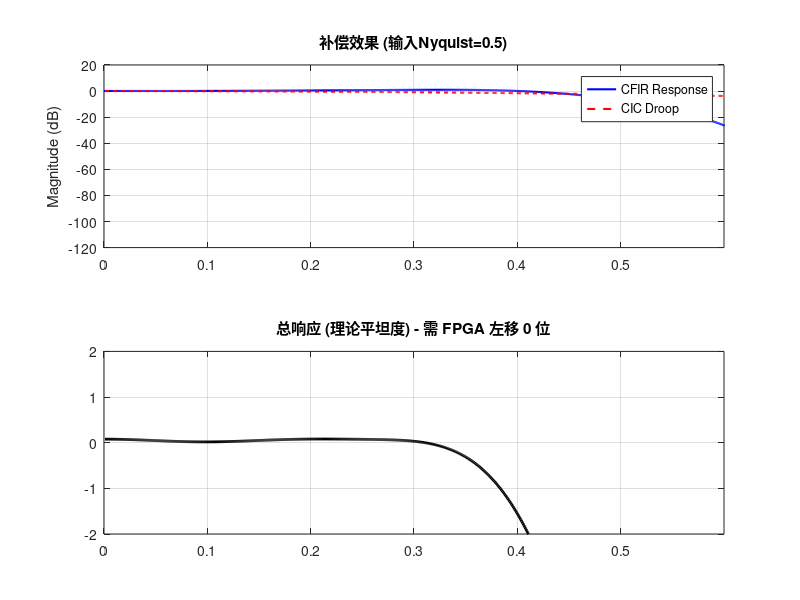

Here is the MATLAB script that generated this plot: (Note: this script raises an error after producing the figure.)
clc; clear; close all;

%% ==========================================================
%% 1. 系统参数设置
%% ==========================================================
R_total = 8;        % 总插值因子
R_cfir  = 2;        % CFIR 承担 2倍
R_cic   = R_total / R_cfir; % CIC 承担剩余 4倍 (CIC在CFIR后面)

M = 1;              % 微分延迟
N = 3;              % CIC 级数
L_taps = 21;        % CFIR 阶数 (建议奇数)
Bit_Width = 16;     % 量化位宽

% 采样率 (仅作标尺)
Fs_in = 1e6;             
Fs_cfir_out = Fs_in * R_cfir; 

%% ==========================================================
%% 2. 计算 CIC 衰减曲线 (直观物理版)
%% ==========================================================
num_points = 2048;
f = linspace(0, 1, num_points); % 1.0 对应 CFIR 输出的 Nyquist

% --- [核心修改: 拒绝绕弯，物理直译] ---
% 目标：我们需要计算物理频率占 CIC 采样率的比例 (F_phy / Fs_cic)
% 步骤 1: 将 MATLAB 的归一化 f (以 Nyquist 为 1) 还原为 (以采样率为 1)
%         原因：Nyquist 是采样率的一半，所以要 * 0.5
ratio_to_cfir_fs = f * 0.5;

% 步骤 2: 映射到 CIC 的速率域
%         原因：CIC 的采样率是 CFIR 的 R_cic 倍，所以比例要除以 R_cic
ratio_to_cic_fs = ratio_to_cfir_fs / R_cic;

% 计算 CIC 幅频响应
% 注意：这里的 sin(pi * x) 中的 x 现在直接就是“相对于采样率的比例”，物理意义清晰
H_cic_mag = abs( sin(pi * M * R_cic * ratio_to_cic_fs) ./ ...
                 (R_cic * sin(pi * ratio_to_cic_fs) + eps) ).^N;
H_cic_mag(1) = 1;

%% ==========================================================
%% 3. 构建 CFIR 目标 (防止增益过大)
%% ==========================================================
H_ideal_cfir = 1 ./ H_cic_mag;

% 归一化频率点 (相对于 CFIR Nyquist)
input_nyquist_norm = 1.0 / R_cfir; % = 0.5

% 设置通带 (0.9 * Nyquist) 和 阻带 (1.0 * Nyquist)
fp_norm = 0.9 * input_nyquist_norm; 
fs_norm = 1.0 * input_nyquist_norm; 

idx_fp = find(f <= fp_norm, 1, 'last');

% 构建目标向量: 阻带给 0
freq_grid = [f(1:idx_fp), fs_norm, 1]; 
mag_grid  = [H_ideal_cfir(1:idx_fp), 0, 0]; 

%% ==========================================================
%% 4. 生成系数与自动防溢出缩放
%% ==========================================================
h_cfir_float = fir2(L_taps-1, freq_grid, mag_grid);

% --- 自动计算最大缩放因子 ---
max_val = max(abs(h_cfir_float));

% 如果系数本身大于1，必须缩小，否则定点化会溢出
shift_bits = 0;
h_cfir_scaled = h_cfir_float;

if max_val >= 1
    shift_bits = ceil(log2(max_val * 1.05)); % 1.05 是安全余量
    h_cfir_scaled = h_cfir_float / (2^shift_bits);
    fprintf('---------------------------------------------------\n');
    fprintf('警告：原始系数增益过大 (%f)，已自动缩小 %d 倍。\n', max_val, 2^shift_bits);
    fprintf('FPGA 操作指南：乘法结果请 **左移 %d 位** (<<< %d) 以恢复幅度。\n', shift_bits, shift_bits);
    fprintf('---------------------------------------------------\n');
end

% 定点化
Max_Int = 2^(Bit_Width-1) - 1;
h_cfir_quant = round(h_cfir_scaled * Max_Int);

%% ==========================================================
%% 5. 打印系数
%% ==========================================================
fprintf('\n// ===============================================\n');
fprintf('// CFIR Coefficients (16-bit Signed Hex)\n');
fprintf('// Scaling: Output has been scaled down by 2^%d.\n', shift_bits);
fprintf('// Recovery: Please LEFT SHIFT result by %d bits.\n', shift_bits);
fprintf('// ===============================================\n');

fprintf('// Hex Format for .coe or Verilog:\n');
for i = 1:length(h_cfir_quant)
    val = h_cfir_quant(i);
    if val < 0
        val = val + 65536; 
    end
    fprintf('16''h%04X, ', val);
    if mod(i,8)==0; fprintf('\n'); end
end
fprintf('\n\n// Decimal Format:\n{');
fprintf('%d, ', h_cfir_quant(1:end-1));
fprintf('%d};\n', h_cfir_quant(end));

%% ==========================================================
%% 6. 验证绘图 (保持逻辑一致)
%% ==========================================================
% 恢复增益看波形
H_actual_float = h_cfir_quant / Max_Int * (2^shift_bits); 

[H_actual, w] = freqz(H_actual_float, 1, 1024); 

% 这里的 w 是 0~pi，为了画图方便，我们转成 MATLAB 标准的归一化频率 (0~1)
w_norm_nyq = w/pi; 

% --- [验证部分的同步修改] ---
% 同样使用“相对于采样率”的逻辑来计算参考线
ratio_to_cic_fs_ref = (w_norm_nyq * 0.5) / R_cic;%乘以0.5是切换到相对于fs，除以R_cic是用来从cfir变换到cic的fs

H_cic_ref = abs( sin(pi * M * R_cic * ratio_to_cic_fs_ref) ./ ...
                 (R_cic * sin(pi * ratio_to_cic_fs_ref) + eps) ).^N;

figure;
subplot(2,1,1);
plot(w_norm_nyq, 20*log10(abs(H_actual)), 'b', 'LineWidth', 1.5); hold on;
plot(w_norm_nyq, 20*log10(H_cic_ref), 'r--', 'LineWidth', 1.5);
legend('CFIR Response', 'CIC Droop');
title(['补偿效果 (输入Nyquist=' num2str(input_nyquist_norm) ')']); 
grid on; xlim([0 0.6]); 
ylabel('Magnitude (dB)');

subplot(2,1,2);
plot(w_norm_nyq, 20*log10(abs(H_actual) .* H_cic_ref), 'k', 'LineWidth', 2);
title(['总响应 (理论平坦度) - 需 FPGA 左移 ' num2str(shift_bits) ' 位']);
grid on; xlim([0 0.6]); ylim([-2 2]);
xline(input_nyquist_norm, 'g--', 'Label', 'Input Nyquist');
xlabel('Normalized Frequency (1.0 = CFIR Nyquist)'); ylabel('Magnitude (dB)');
